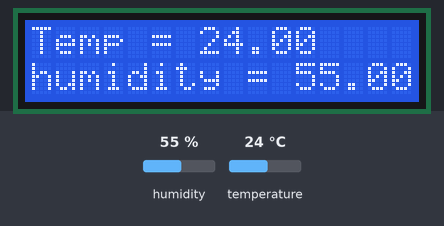
Simulated run of this sketch. Board: Arduino Uno, built with avr-gcc and run on an emulated ATmega328P. Parts: 16×2 character LCD. The test bench sets the inputs (shaded band); at power-on: humidity 55 %, temperature 24 °C.

Above: at 1.2 s.
1.3 s: humidity set to 22 %
At 2.9 s:
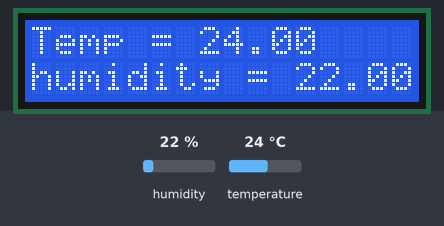
4.0 s: temperature set to 12 °C
At 5.6 s:
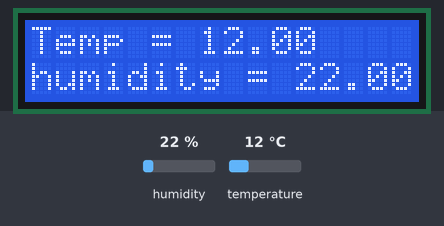
6.7 s: humidity set to 40 %
At 8.6 s:
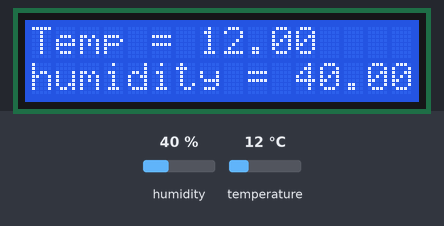
9.7 s: temperature set to 19 °C
At 11.3 s:
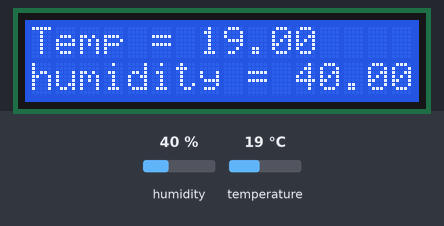
Timing chart, 0 to 12.8 s (numbered marks = the images above; inputs shaded):
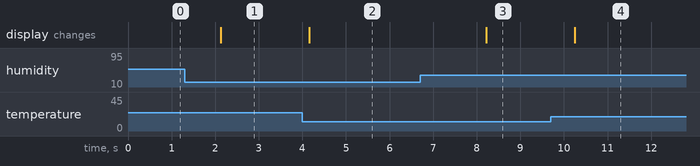

Measured:
- after the input at 1.3 s, the display: changes after 0.82 s (image 1)
- after the input at 4.0 s, the display: changes after 0.16 s (image 2)
- after the input at 6.7 s, the display: changes after 1.5 s (image 3)
- after the input at 9.7 s, the display: changes after 0.55 s (image 4)

The sketch:

Thermo_Hygro_Code.ino
```cpp
#include "DHT.h"
#define DHTTYPE DHT11
#define DHTPIN 8
DHT dht(DHTPIN, DHTTYPE);
#include <LiquidCrystal.h>  // include the library code
const int rs = 12, en = 11, d4 = 5, d5 = 4, d6 = 3, d7 = 2;
LiquidCrystal lcd(rs, en, d4, d5, d6, d7);
// float DHTPIN = 8 ;

void setup() {
  pinMode(DHTPIN, INPUT);
  // Serial.begin(9600);  //setup serial
  dht.begin();
  lcd.begin(16, 2);
}

void loop() {
  float temp = dht.readTemperature();
  float humidity = dht.readHumidity();
  /// put your main code here, to run repeatedly:
  lcd.setCursor(0, 0);
  lcd.print("Temp = ");  //show Temp
  lcd.print(temp);       //show Temp

  lcd.setCursor(0, 1);
  lcd.print("humidity = ");  //show humidity
  lcd.print(humidity);       //show humidity


  // lcd.setCursor(0, 0);
  // Serial.print("Temp = ");  //show Temp
  // Serial.println(temp);     //show Temp

  // // lcd.setCursor(0, 1);
  // Serial.print("humidity = ");  //show humidity
  // Serial.println(humidity);     //show humidity
  delay(1000);
  //lcd.clear();
}
```
